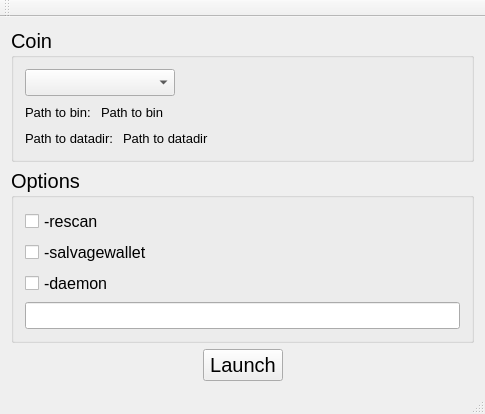
<?xml version="1.0" encoding="UTF-8"?>
<ui version="4.0">
 <class>MainWindow</class>
 <widget class="QMainWindow" name="MainWindow">
  <property name="geometry">
   <rect>
    <x>0</x>
    <y>0</y>
    <width>485</width>
    <height>407</height>
   </rect>
  </property>
  <property name="windowTitle">
   <string>Coin Launcher</string>
  </property>
  <widget class="QWidget" name="centralWidget">
   <layout class="QGridLayout" name="gridLayout_4">
    <item row="0" column="0">
     <layout class="QGridLayout" name="gridLayout_3">
      <item row="0" column="0">
       <widget class="QGroupBox" name="groupBox">
        <property name="font">
         <font>
          <pointsize>15</pointsize>
         </font>
        </property>
        <property name="title">
         <string>Coin</string>
        </property>
        <layout class="QGridLayout" name="gridLayout">
         <item row="0" column="0">
          <layout class="QHBoxLayout" name="horizontalLayout_4">
           <item>
            <widget class="QComboBox" name="coinNamesComboBox">
             <property name="minimumSize">
              <size>
               <width>150</width>
               <height>0</height>
              </size>
             </property>
             <property name="font">
              <font>
               <pointsize>12</pointsize>
              </font>
             </property>
             <property name="maxVisibleItems">
              <number>100</number>
             </property>
            </widget>
           </item>
           <item>
            <spacer name="horizontalSpacer_3">
             <property name="orientation">
              <enum>Qt::Horizontal</enum>
             </property>
             <property name="sizeHint" stdset="0">
              <size>
               <width>40</width>
               <height>20</height>
              </size>
             </property>
            </spacer>
           </item>
          </layout>
         </item>
         <item row="1" column="0">
          <layout class="QHBoxLayout" name="horizontalLayout">
           <item>
            <widget class="QLabel" name="label">
             <property name="font">
              <font>
               <pointsize>10</pointsize>
              </font>
             </property>
             <property name="text">
              <string>Path to bin: </string>
             </property>
            </widget>
           </item>
           <item>
            <widget class="QLabel" name="pathToBinLabel">
             <property name="font">
              <font>
               <pointsize>10</pointsize>
              </font>
             </property>
             <property name="text">
              <string>Path to bin</string>
             </property>
            </widget>
           </item>
           <item>
            <spacer name="horizontalSpacer_4">
             <property name="orientation">
              <enum>Qt::Horizontal</enum>
             </property>
             <property name="sizeHint" stdset="0">
              <size>
               <width>40</width>
               <height>20</height>
              </size>
             </property>
            </spacer>
           </item>
          </layout>
         </item>
         <item row="2" column="0">
          <layout class="QHBoxLayout" name="horizontalLayout_2">
           <item>
            <widget class="QLabel" name="label_3">
             <property name="font">
              <font>
               <pointsize>10</pointsize>
              </font>
             </property>
             <property name="text">
              <string>Path to datadir: </string>
             </property>
            </widget>
           </item>
           <item>
            <widget class="QLabel" name="pathToDataDirLabel">
             <property name="font">
              <font>
               <pointsize>10</pointsize>
              </font>
             </property>
             <property name="text">
              <string>Path to datadir</string>
             </property>
            </widget>
           </item>
           <item>
            <spacer name="horizontalSpacer_5">
             <property name="orientation">
              <enum>Qt::Horizontal</enum>
             </property>
             <property name="sizeHint" stdset="0">
              <size>
               <width>40</width>
               <height>20</height>
              </size>
             </property>
            </spacer>
           </item>
          </layout>
         </item>
        </layout>
       </widget>
      </item>
      <item row="1" column="0">
       <widget class="QGroupBox" name="groupBox_2">
        <property name="font">
         <font>
          <pointsize>15</pointsize>
         </font>
        </property>
        <property name="title">
         <string>Options</string>
        </property>
        <layout class="QGridLayout" name="gridLayout_2">
         <item row="0" column="0">
          <layout class="QVBoxLayout" name="verticalLayout">
           <item>
            <widget class="QCheckBox" name="rescanCheckBox">
             <property name="font">
              <font>
               <pointsize>12</pointsize>
              </font>
             </property>
             <property name="text">
              <string>-rescan</string>
             </property>
            </widget>
           </item>
           <item>
            <widget class="QCheckBox" name="salvageCheckBox">
             <property name="font">
              <font>
               <pointsize>12</pointsize>
              </font>
             </property>
             <property name="text">
              <string>-salvagewallet</string>
             </property>
            </widget>
           </item>
           <item>
            <widget class="QCheckBox" name="daemonChekBox">
             <property name="font">
              <font>
               <pointsize>12</pointsize>
              </font>
             </property>
             <property name="text">
              <string>-daemon</string>
             </property>
            </widget>
           </item>
          </layout>
         </item>
         <item row="1" column="0">
          <widget class="QLineEdit" name="manualLineEdit">
           <property name="font">
            <font>
             <pointsize>12</pointsize>
            </font>
           </property>
          </widget>
         </item>
        </layout>
       </widget>
      </item>
      <item row="2" column="0">
       <layout class="QHBoxLayout" name="horizontalLayout_3">
        <item>
         <spacer name="horizontalSpacer">
          <property name="orientation">
           <enum>Qt::Horizontal</enum>
          </property>
          <property name="sizeHint" stdset="0">
           <size>
            <width>40</width>
            <height>20</height>
           </size>
          </property>
         </spacer>
        </item>
        <item>
         <widget class="QPushButton" name="LaunchPushButton">
          <property name="font">
           <font>
            <pointsize>15</pointsize>
           </font>
          </property>
          <property name="text">
           <string>Launch</string>
          </property>
         </widget>
        </item>
        <item>
         <spacer name="horizontalSpacer_2">
          <property name="orientation">
           <enum>Qt::Horizontal</enum>
          </property>
          <property name="sizeHint" stdset="0">
           <size>
            <width>40</width>
            <height>20</height>
           </size>
          </property>
         </spacer>
        </item>
       </layout>
      </item>
     </layout>
    </item>
   </layout>
  </widget>
  <widget class="QMenuBar" name="menuBar">
   <property name="geometry">
    <rect>
     <x>0</x>
     <y>0</y>
     <width>485</width>
     <height>21</height>
    </rect>
   </property>
  </widget>
  <widget class="QToolBar" name="mainToolBar">
   <attribute name="toolBarArea">
    <enum>TopToolBarArea</enum>
   </attribute>
   <attribute name="toolBarBreak">
    <bool>false</bool>
   </attribute>
  </widget>
  <widget class="QStatusBar" name="statusBar"/>
 </widget>
 <layoutdefault spacing="6" margin="11"/>
 <resources/>
 <connections/>
</ui>
